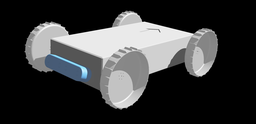
#> input picture algorithm/src/fig/QQ截图20240307202247.png, 256 x 124 px, shrunk from 2510 x 1213 before the run
$ python pngMaker.py
#> lines starting #> are read from the running program, lines starting #| are printed output that depends on the picture
from PIL import Image
import numpy as np


def flood_fill_alpha(arr, x, y, target_color, new_alpha):
    """使用洪泛填充算法将连通区域的alpha值设为透明"""
    rows, cols = arr.shape[:2]
    orig_color = arr[x, y]
    stack = [(x, y)]
    while stack:
        x, y = stack.pop()
        if arr[x, y][0] == target_color[0] and arr[x, y][1] == target_color[1] and arr[x, y][2] == target_color[2] and \
                arr[x, y][3] != new_alpha:
            arr[x, y][3] = new_alpha
            if x > 0:
                stack.append((x - 1, y))
            if x < rows - 1:
                stack.append((x + 1, y))
            if y > 0:
                stack.append((x, y - 1))
            if y < cols - 1:
                stack.append((x, y + 1))


def remove_black_border(input_image_path, output_image_path):
#> called with input_image_path = './fig/QQ截图20240307202247.png', output_image_path = './fig/output_image.png'
    img = Image.open(input_image_path)
#> img is the input picture: PIL image 256x124 RGBA; mean R, G, B, A 55.9, 56.6, 57.2, 255
    if img.mode != 'RGBA':
        img = img.convert('RGBA')

    data = np.array(img)
    target_color = [0, 0, 0]  # 黑色
    new_alpha = 0  # 完全透明

    # 对四个边进行洪泛填充
    for x in range(data.shape[0]):
        if np.array_equal(data[x, 0][:3], target_color):
            flood_fill_alpha(data, x, 0, target_color, new_alpha)
        if np.array_equal(data[x, data.shape[1] - 1][:3], target_color):
            flood_fill_alpha(data, x, data.shape[1] - 1, target_color, new_alpha)
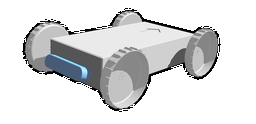
#> data: shape (124, 256, 4); mean R, G, B, A 55.9, 56.6, 57.2, 91.3; transparent parts drawn white
    for y in range(data.shape[1]):
        if np.array_equal(data[0, y][:3], target_color):
            flood_fill_alpha(data, 0, y, target_color, new_alpha)
        if np.array_equal(data[data.shape[0] - 1, y][:3], target_color):
            flood_fill_alpha(data, data.shape[0] - 1, y, target_color, new_alpha)

    new_img = Image.fromarray(data)
    new_img.save(output_image_path, 'PNG')


# 调用函数
remove_black_border('./fig/QQ截图20240307202247.png', './fig/output_image.png')

$ run again, with algorithm/src/fig/7.png copied over algorithm/src/fig/QQ截图20240307202247.png
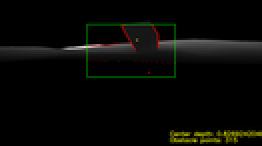
#> input picture algorithm/src/fig/7.png, 131 x 73 px, shrunk from 1280 x 720 before the run (shown 2 times larger)
#> in remove_black_border, img is the input picture: PIL image 131x73 RGB; mean R, G, B 7.7, 8.4, 5.3
#> img: PIL image 131x73 RGBA
#> the loop in remove_black_border, `for x in range(data.shape[0]):` made 73 passes
#> after the loop in remove_black_border, `for x in range(data.shape[0]):`:
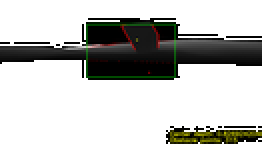
#> data: shape (73, 131, 4) (shown 2 times larger); mean R, G, B, A 7.7, 8.4, 5.3, 71.4; transparent parts drawn white
